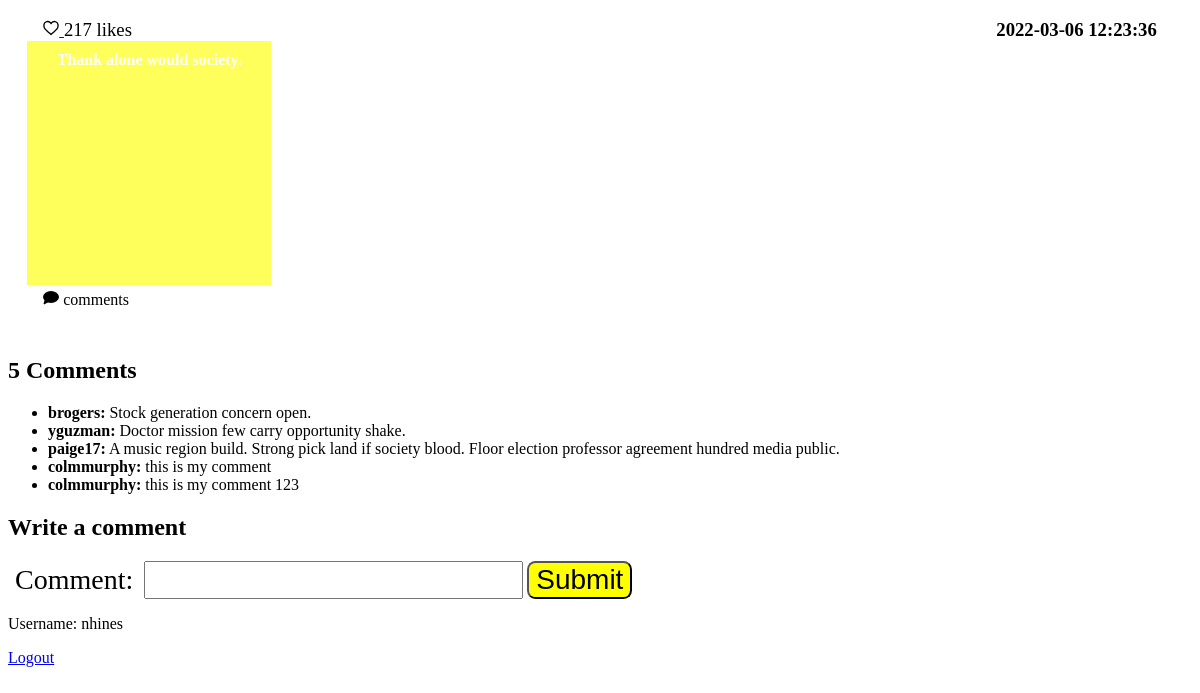
The app's page /view_comments/33 (signed in) with its own data.
### tables this page shows
CREATE TABLE posts
(
    id INTEGER PRIMARY KEY AUTOINCREMENT,
    author TEXT NOT NULL,
    message TEXT NOT NULL,
    background TEXT NOT NULL,
    submission_time TEXT NOT NULL
);

CREATE TABLE comments
(
    id INTEGER PRIMARY KEY AUTOINCREMENT,
    post_id INTEGER NOT NULL,
    author TEXT NOT NULL,
    content TEXT NOT NULL,
    submission_time TEXT NOT NULL
);

### app.py (the view)
@app.route("/view_comments/<int:post_id>", methods=["GET", "POST"])
@login_required
def view_comments(post_id):
    form = CommentForm()
    db = get_db()
    post = db.execute("""SELECT id, message, background, submission_time FROM posts WHERE id = ?;""",
                      (post_id,)).fetchone()
    if form.validate_on_submit():
        comment = form.comment.data
        db.execute("""INSERT INTO comments (post_id, author, content, submission_time) VALUES
                    (?, ?, ?, ?);""", (post["id"], session["username"], comment, current_datetime_sql_format()))
        db.commit()
    comments = db.execute("""SELECT author, content
        FROM comments
        WHERE post_id = ?;""", (post_id,)).fetchall()
    likes = db.execute("SELECT COUNT(*) AS 'likes' FROM likes WHERE post_id = ?;", (post["id"],)).fetchone()["likes"]
    return render_template("view_comments.html", post=post, comments=comments, likes=likes, form=form)

### forms.py
class CommentForm(FlaskForm):
    comment = StringField("Comment:",
                          validators=[InputRequired(), Length(max=150)])
    submit = SubmitField()

### app.py (called while the page is built)
@app.before_request
def load_logged_in_user():
    g.user = session.get("username", None)

def login_required(view):
    @wraps(view)
    def wrapped_view(**kwargs):
        if g.user is None:
            return redirect(url_for("login", next=request.url))
        return view(**kwargs)
    return wrapped_view

### database.py (called while the page is built)
def get_db():
    if "db" not in g:
        g.db = sqlite3.connect(DATABASE,
            detect_types=sqlite3.PARSE_DECLTYPES
        )
        g.db.row_factory = sqlite3.Row
    return g.db

### templates/view_comments.html (shortened to what this page needs)
{% extends "base.html" %}
{% import 'macros.html' as macros %}
{% block stylesheets %}
    {{ macros.multiple_stylesheets(['root.css', 'home.css']) }}
{% endblock %}
{% block main_content %}
    <section class="post">
        <h3>{{ post.submission_time }}</h3>
        <p id="likes-and-submission-time">
            {% if post.is_liked %}
                <a href="{{ url_for('unlike_post', post_id=post.id) }}">{{ macros.heart('#ff0000') }}</a>
            {% else %}
                <a href="{{ url_for('like_post', post_id=post.id) }}">{{ macros.heart('#ffffff') }}</a>
            {%  endif %}
            {{ likes }} likes
        </p>
        <div style="background:{{ post.background }};">
        </div>
        <p id="comments">
            <a href="{{ url_for('view_comments', post_id=post['id']) }}">
                {{ macros.speech_bubble() }} {{ post.num_comments }} comments
            </a>
        </p>
    </section>
    <section>
        <h2>
            {{ comments|length }} Comments
        </h2>
        <ul>
            {% for comment in comments %}
                <li>
                    <strong>{{ comment.author }}:</strong> {{ comment.content }}
                </li>
            {% endfor %}
        </ul>
    </section>
    <section>
        <h2>Write a comment</h2>
        <form action="" method="POST" novalidate>
            {{ macros.label_field_errors(form.comment) }}
            {{ form.submit() }}
        </form>
    </section>
{% endblock %}

### static/styles/root.css (style rules this page uses)
:root { font-size: 16px; }

### static/styles/home.css (style rules this page uses)
.post { display: grid; grid-template-areas: "likes date" "post post" "comments comments"; margin: 1.2em; }
.post > h3 { grid-area: date; margin: 0; padding-right: 1rem; text-align: right; }
#likes-and-submission-time { grid-area: likes; font-size: 1.17em; margin: 0; padding-left: 1rem; text-align: left; }
.post > div { grid-area: post; width: 14rem; height: 14rem; display: table-cell; padding: 10px; vertical-align: middle; text-align: center; font-weight: bold; color: white; }
#comments { grid-area: comments; min-height: 2rem; padding-left: 1rem; margin-top: 0.25rem; }
#comments a { color: black; text-decoration: none; }
form * { font-size: 1.75rem; padding-left: 0.25em; padding-right: 0.25em; }
form > input[type=submit] { background: yellow; border-radius: 0.3em; }

### records on screen
posts: submission_time "2022-03-06 12:23:36"
comments: author "brogers", content "Stock generation concern open."
comments: author "yguzman", content "Doctor mission few carry opportunity shake."
comments: author "paige17", content "A music region build. Strong pick land if society blood. Floor election professor agreement hundred media public."
comments: author "colmmurphy", content "this is my comment"
comments: author "colmmurphy", content "this is my comment 123"

### other values on screen
{{ likes }} "217"
{{ comments|length }} "5"
{{ field.label }} "Comment:"
{{ g.user }} "nhines"
